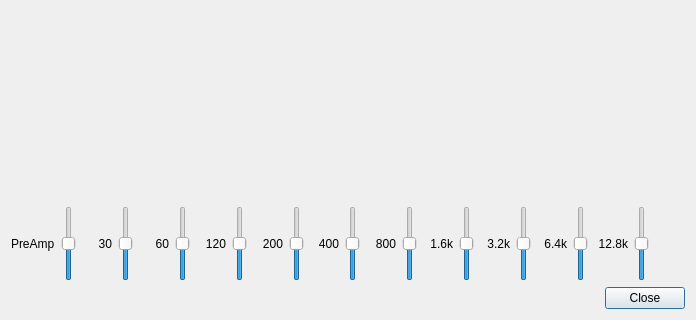
<?xml version="1.0" encoding="UTF-8"?>
<ui version="4.0">
 <class>EqDialog</class>
 <widget class="QDialog" name="EqDialog">
  <property name="geometry">
   <rect>
    <x>0</x>
    <y>0</y>
    <width>696</width>
    <height>320</height>
   </rect>
  </property>
  <property name="windowTitle">
   <string>Equalizer</string>
  </property>
  <layout class="QVBoxLayout" name="verticalLayout" stretch="1,0,0">
   <item>
    <widget class="QCustomPlot" name="plot" native="true"/>
   </item>
   <item>
    <layout class="QGridLayout" name="sliders">
     <property name="sizeConstraint">
      <enum>QLayout::SetMinimumSize</enum>
     </property>
     <item row="0" column="12">
      <widget class="QLabel" name="sliderLabel06">
       <property name="text">
        <string> 800</string>
       </property>
       <property name="alignment">
        <set>Qt::AlignRight|Qt::AlignTrailing|Qt::AlignVCenter</set>
       </property>
      </widget>
     </item>
     <item row="0" column="19">
      <widget class="QSlider" name="slider09">
       <property name="maximumSize">
        <size>
         <width>16777215</width>
         <height>75</height>
        </size>
       </property>
       <property name="minimum">
        <number>1</number>
       </property>
       <property name="maximum">
        <number>200</number>
       </property>
       <property name="pageStep">
        <number>50</number>
       </property>
       <property name="value">
        <number>100</number>
       </property>
       <property name="orientation">
        <enum>Qt::Vertical</enum>
       </property>
      </widget>
     </item>
     <item row="0" column="21">
      <widget class="QSlider" name="slider10">
       <property name="maximumSize">
        <size>
         <width>16777215</width>
         <height>75</height>
        </size>
       </property>
       <property name="minimum">
        <number>1</number>
       </property>
       <property name="maximum">
        <number>200</number>
       </property>
       <property name="pageStep">
        <number>50</number>
       </property>
       <property name="value">
        <number>100</number>
       </property>
       <property name="orientation">
        <enum>Qt::Vertical</enum>
       </property>
      </widget>
     </item>
     <item row="0" column="20">
      <widget class="QLabel" name="sliderLabel10">
       <property name="text">
        <string> 12.8k</string>
       </property>
       <property name="alignment">
        <set>Qt::AlignRight|Qt::AlignTrailing|Qt::AlignVCenter</set>
       </property>
      </widget>
     </item>
     <item row="0" column="4">
      <widget class="QLabel" name="sliderLabel02">
       <property name="text">
        <string> 60</string>
       </property>
       <property name="alignment">
        <set>Qt::AlignRight|Qt::AlignTrailing|Qt::AlignVCenter</set>
       </property>
      </widget>
     </item>
     <item row="0" column="14">
      <widget class="QLabel" name="sliderLabel07">
       <property name="text">
        <string> 1.6k</string>
       </property>
       <property name="alignment">
        <set>Qt::AlignRight|Qt::AlignTrailing|Qt::AlignVCenter</set>
       </property>
      </widget>
     </item>
     <item row="0" column="3">
      <widget class="QSlider" name="slider01">
       <property name="minimumSize">
        <size>
         <width>0</width>
         <height>0</height>
        </size>
       </property>
       <property name="maximumSize">
        <size>
         <width>16777215</width>
         <height>75</height>
        </size>
       </property>
       <property name="minimum">
        <number>1</number>
       </property>
       <property name="maximum">
        <number>200</number>
       </property>
       <property name="singleStep">
        <number>1</number>
       </property>
       <property name="pageStep">
        <number>50</number>
       </property>
       <property name="value">
        <number>100</number>
       </property>
       <property name="orientation">
        <enum>Qt::Vertical</enum>
       </property>
       <property name="invertedAppearance">
        <bool>false</bool>
       </property>
       <property name="invertedControls">
        <bool>false</bool>
       </property>
       <property name="tickPosition">
        <enum>QSlider::NoTicks</enum>
       </property>
      </widget>
     </item>
     <item row="0" column="10">
      <widget class="QLabel" name="sliderLabel05">
       <property name="text">
        <string> 400</string>
       </property>
       <property name="alignment">
        <set>Qt::AlignRight|Qt::AlignTrailing|Qt::AlignVCenter</set>
       </property>
      </widget>
     </item>
     <item row="0" column="18">
      <widget class="QLabel" name="sliderLabel09">
       <property name="text">
        <string> 6.4k</string>
       </property>
       <property name="alignment">
        <set>Qt::AlignRight|Qt::AlignTrailing|Qt::AlignVCenter</set>
       </property>
      </widget>
     </item>
     <item row="0" column="2">
      <widget class="QLabel" name="sliderLabel01">
       <property name="sizePolicy">
        <sizepolicy hsizetype="Preferred" vsizetype="Preferred">
         <horstretch>0</horstretch>
         <verstretch>0</verstretch>
        </sizepolicy>
       </property>
       <property name="layoutDirection">
        <enum>Qt::LeftToRight</enum>
       </property>
       <property name="text">
        <string> 30</string>
       </property>
       <property name="alignment">
        <set>Qt::AlignRight|Qt::AlignTrailing|Qt::AlignVCenter</set>
       </property>
      </widget>
     </item>
     <item row="0" column="11">
      <widget class="QSlider" name="slider05">
       <property name="maximumSize">
        <size>
         <width>16777215</width>
         <height>75</height>
        </size>
       </property>
       <property name="minimum">
        <number>1</number>
       </property>
       <property name="maximum">
        <number>200</number>
       </property>
       <property name="singleStep">
        <number>1</number>
       </property>
       <property name="pageStep">
        <number>50</number>
       </property>
       <property name="value">
        <number>100</number>
       </property>
       <property name="orientation">
        <enum>Qt::Vertical</enum>
       </property>
       <property name="invertedAppearance">
        <bool>false</bool>
       </property>
       <property name="invertedControls">
        <bool>false</bool>
       </property>
       <property name="tickPosition">
        <enum>QSlider::NoTicks</enum>
       </property>
      </widget>
     </item>
     <item row="0" column="22">
      <widget class="QLabel" name="spacer">
       <property name="text">
        <string/>
       </property>
      </widget>
     </item>
     <item row="0" column="17">
      <widget class="QSlider" name="slider08">
       <property name="minimumSize">
        <size>
         <width>0</width>
         <height>0</height>
        </size>
       </property>
       <property name="maximumSize">
        <size>
         <width>16777215</width>
         <height>75</height>
        </size>
       </property>
       <property name="minimum">
        <number>1</number>
       </property>
       <property name="maximum">
        <number>200</number>
       </property>
       <property name="singleStep">
        <number>1</number>
       </property>
       <property name="pageStep">
        <number>50</number>
       </property>
       <property name="value">
        <number>100</number>
       </property>
       <property name="orientation">
        <enum>Qt::Vertical</enum>
       </property>
       <property name="invertedAppearance">
        <bool>false</bool>
       </property>
       <property name="invertedControls">
        <bool>false</bool>
       </property>
       <property name="tickPosition">
        <enum>QSlider::NoTicks</enum>
       </property>
      </widget>
     </item>
     <item row="0" column="6">
      <widget class="QLabel" name="sliderLabel03">
       <property name="text">
        <string> 120</string>
       </property>
       <property name="alignment">
        <set>Qt::AlignRight|Qt::AlignTrailing|Qt::AlignVCenter</set>
       </property>
      </widget>
     </item>
     <item row="0" column="16">
      <widget class="QLabel" name="sliderLabel08">
       <property name="text">
        <string> 3.2k</string>
       </property>
       <property name="alignment">
        <set>Qt::AlignRight|Qt::AlignTrailing|Qt::AlignVCenter</set>
       </property>
      </widget>
     </item>
     <item row="0" column="7">
      <widget class="QSlider" name="slider03">
       <property name="maximumSize">
        <size>
         <width>16777215</width>
         <height>75</height>
        </size>
       </property>
       <property name="minimum">
        <number>1</number>
       </property>
       <property name="maximum">
        <number>200</number>
       </property>
       <property name="singleStep">
        <number>1</number>
       </property>
       <property name="pageStep">
        <number>50</number>
       </property>
       <property name="value">
        <number>100</number>
       </property>
       <property name="orientation">
        <enum>Qt::Vertical</enum>
       </property>
       <property name="invertedAppearance">
        <bool>false</bool>
       </property>
       <property name="invertedControls">
        <bool>false</bool>
       </property>
       <property name="tickPosition">
        <enum>QSlider::NoTicks</enum>
       </property>
      </widget>
     </item>
     <item row="0" column="5">
      <widget class="QSlider" name="slider02">
       <property name="maximumSize">
        <size>
         <width>16777215</width>
         <height>75</height>
        </size>
       </property>
       <property name="minimum">
        <number>1</number>
       </property>
       <property name="maximum">
        <number>200</number>
       </property>
       <property name="singleStep">
        <number>1</number>
       </property>
       <property name="pageStep">
        <number>50</number>
       </property>
       <property name="value">
        <number>100</number>
       </property>
       <property name="orientation">
        <enum>Qt::Vertical</enum>
       </property>
       <property name="invertedAppearance">
        <bool>false</bool>
       </property>
       <property name="invertedControls">
        <bool>false</bool>
       </property>
       <property name="tickPosition">
        <enum>QSlider::NoTicks</enum>
       </property>
      </widget>
     </item>
     <item row="0" column="8">
      <widget class="QLabel" name="sliderLabel04">
       <property name="text">
        <string> 200</string>
       </property>
       <property name="alignment">
        <set>Qt::AlignRight|Qt::AlignTrailing|Qt::AlignVCenter</set>
       </property>
      </widget>
     </item>
     <item row="0" column="15">
      <widget class="QSlider" name="slider07">
       <property name="minimumSize">
        <size>
         <width>0</width>
         <height>0</height>
        </size>
       </property>
       <property name="maximumSize">
        <size>
         <width>16777215</width>
         <height>75</height>
        </size>
       </property>
       <property name="minimum">
        <number>1</number>
       </property>
       <property name="maximum">
        <number>200</number>
       </property>
       <property name="singleStep">
        <number>1</number>
       </property>
       <property name="pageStep">
        <number>50</number>
       </property>
       <property name="value">
        <number>100</number>
       </property>
       <property name="orientation">
        <enum>Qt::Vertical</enum>
       </property>
       <property name="invertedAppearance">
        <bool>false</bool>
       </property>
       <property name="invertedControls">
        <bool>false</bool>
       </property>
       <property name="tickPosition">
        <enum>QSlider::NoTicks</enum>
       </property>
      </widget>
     </item>
     <item row="0" column="0">
      <widget class="QLabel" name="label">
       <property name="text">
        <string>PreAmp</string>
       </property>
      </widget>
     </item>
     <item row="0" column="13">
      <widget class="QSlider" name="slider06">
       <property name="maximumSize">
        <size>
         <width>16777215</width>
         <height>75</height>
        </size>
       </property>
       <property name="minimum">
        <number>1</number>
       </property>
       <property name="maximum">
        <number>200</number>
       </property>
       <property name="singleStep">
        <number>1</number>
       </property>
       <property name="pageStep">
        <number>50</number>
       </property>
       <property name="value">
        <number>100</number>
       </property>
       <property name="orientation">
        <enum>Qt::Vertical</enum>
       </property>
       <property name="invertedAppearance">
        <bool>false</bool>
       </property>
       <property name="invertedControls">
        <bool>false</bool>
       </property>
       <property name="tickPosition">
        <enum>QSlider::NoTicks</enum>
       </property>
      </widget>
     </item>
     <item row="0" column="9">
      <widget class="QSlider" name="slider04">
       <property name="maximumSize">
        <size>
         <width>16777215</width>
         <height>75</height>
        </size>
       </property>
       <property name="minimum">
        <number>1</number>
       </property>
       <property name="maximum">
        <number>200</number>
       </property>
       <property name="singleStep">
        <number>1</number>
       </property>
       <property name="pageStep">
        <number>50</number>
       </property>
       <property name="value">
        <number>100</number>
       </property>
       <property name="orientation">
        <enum>Qt::Vertical</enum>
       </property>
       <property name="invertedAppearance">
        <bool>false</bool>
       </property>
       <property name="invertedControls">
        <bool>false</bool>
       </property>
       <property name="tickPosition">
        <enum>QSlider::NoTicks</enum>
       </property>
      </widget>
     </item>
     <item row="0" column="1">
      <widget class="QSlider" name="sliderPreAmp">
       <property name="maximumSize">
        <size>
         <width>16777215</width>
         <height>75</height>
        </size>
       </property>
       <property name="minimum">
        <number>1</number>
       </property>
       <property name="maximum">
        <number>200</number>
       </property>
       <property name="value">
        <number>100</number>
       </property>
       <property name="orientation">
        <enum>Qt::Vertical</enum>
       </property>
      </widget>
     </item>
    </layout>
   </item>
   <item>
    <widget class="QDialogButtonBox" name="buttonBox">
     <property name="orientation">
      <enum>Qt::Horizontal</enum>
     </property>
     <property name="standardButtons">
      <set>QDialogButtonBox::Close</set>
     </property>
    </widget>
   </item>
  </layout>
 </widget>
 <customwidgets>
  <customwidget>
   <class>QCustomPlot</class>
   <extends>QWidget</extends>
   <header>qcustomplot/qcustomplot.h</header>
   <container>1</container>
  </customwidget>
 </customwidgets>
 <tabstops>
  <tabstop>slider01</tabstop>
  <tabstop>slider02</tabstop>
  <tabstop>slider03</tabstop>
  <tabstop>slider04</tabstop>
  <tabstop>slider05</tabstop>
  <tabstop>slider06</tabstop>
  <tabstop>slider07</tabstop>
  <tabstop>slider08</tabstop>
  <tabstop>slider09</tabstop>
  <tabstop>slider10</tabstop>
 </tabstops>
 <resources/>
 <connections>
  <connection>
   <sender>buttonBox</sender>
   <signal>clicked(QAbstractButton*)</signal>
   <receiver>EqDialog</receiver>
   <slot>accept()</slot>
   <hints>
    <hint type="sourcelabel">
     <x>485</x>
     <y>295</y>
    </hint>
    <hint type="destinationlabel">
     <x>377</x>
     <y>278</y>
    </hint>
   </hints>
  </connection>
 </connections>
</ui>
